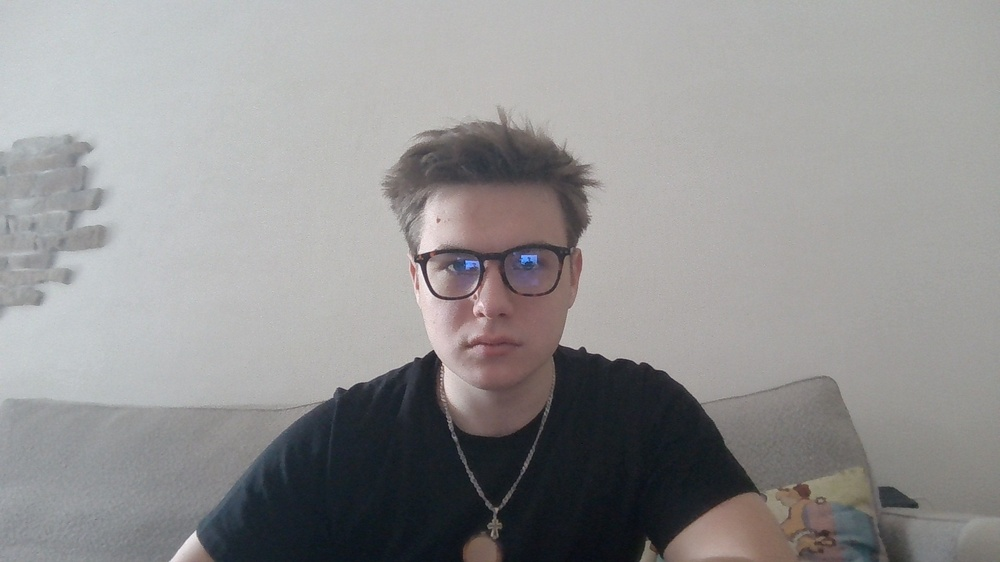
#> input picture data/known_faces/WIN_20260120_12_48_10_Pro.jpg, 1000 x 562 px, shrunk from 1920 x 1080 before the run
$ python -i motion.py   (imports and definitions only)
#> lines starting #> are read from the running program, lines starting #| are printed output that depends on the picture
import cv2

class Motion:
    def __init__(self, pixelIntensityTreshold =30, blurSensitivity=20,pixelCountThreshold=25):
        self.previous_frame = None
        self.pixelIntensityThreshold = pixelIntensityTreshold
        self.blurSensitivity = blurSensitivity
        self.pixelCountThreshold=pixelCountThreshold

    def detect(self, frame):
        gray = cv2.cvtColor(frame, cv2.COLOR_BGR2GRAY) #1 gray channel is sufficient
        gray = cv2.GaussianBlur(gray, (self.blurSensitivity,self.blurSensitivity), 0)

        if self.previous_frame is None:
            self.previous_frame = gray
            return False
        #find difference

        frame_diff = cv2.absdiff(self.previous_frame, gray)
        thresh = cv2.threshold(frame_diff, self.pixelIntensityThreshold, 255, cv2.THRESH_BINARY)[1] #converts the diff into black and white image where white- movement
        #self-note : threshbinary sets to max value if pixel exceeds thresh, otherwise to 0, we get black n white
        motion_pixels = cv2.countNonZero(thresh)

        return motion_pixels >self.pixelCountThreshold

>>> import cv2
>>> picture = cv2.imread('data/known_faces/WIN_20260120_12_48_10_Pro.jpg')
#> picture is the input picture: shape (562, 1000, 3); mean B, G, R 145.9, 145.8, 146.9
>>> result = Motion().detect(picture)
#> in detect, `gray = cv2.cvtColor(frame, cv2.COLOR_BGR2GRAY)`:
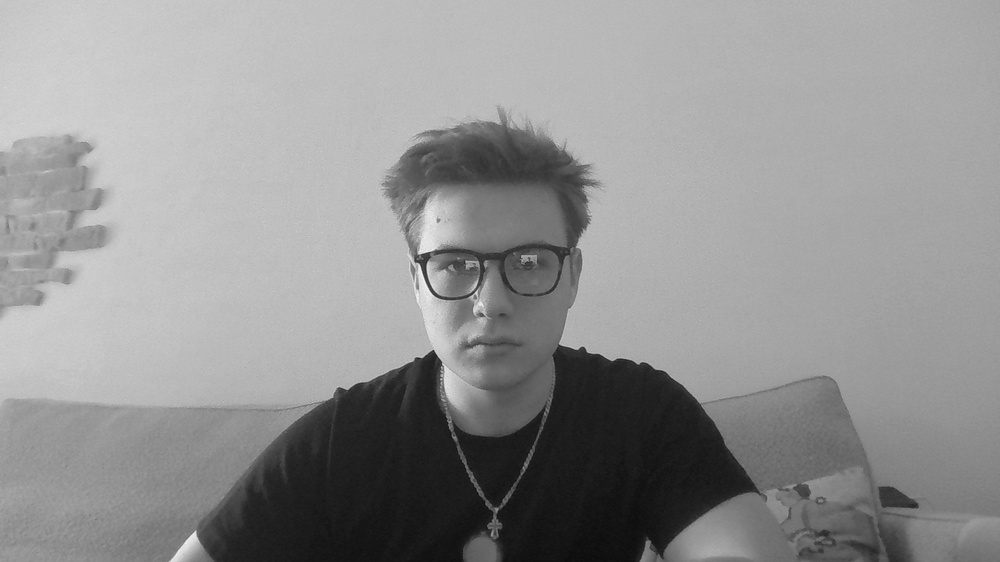
#> gray: shape (562, 1000); min 11, max 248, mean 146.2
#> (the run stopped early here; a loop or call above may not have finished)
